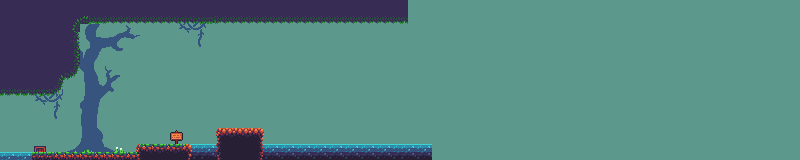

Rendered tile map (Tiled .tmx) drawn with the repository's tilesets; below, a short description and the map source with its tile grids summarised:
An orthogonal 100x20 tile map with 8x8 px tiles, 7 tile layers (Color, Background, Scene, Scene2, ...), 5 tilesets and 5 objects.

<map version="1.0" tiledversion="1.1.4" orientation="orthogonal" renderorder="right-down" width="100" height="20" tilewidth="8" tileheight="8" infinite="0" nextobjectid="23">
 <tileset firstgid="1" source="../tilesets/snow-expansion.tsx" />
 <tileset firstgid="309" source="../tilesets/packed_tiles.tsx" />
 <tileset firstgid="493" source="../tilesets/sheet_9.tsx" />
 <tileset firstgid="629" source="../tilesets/8x8.tsx" />
 <tileset firstgid="1173" source="mockup_3.tsx" />
 <layer name="Color" width="100" height="20">
  <data>[2000 cells, 2000 non-empty, 1 distinct tile ids]</data>
 </layer>
 <layer name="Background" width="100" height="20">
  <data>[2000 cells, 206 non-empty, 178 distinct tile ids]</data>
 </layer>
 <layer name="Scene" width="100" height="20">
  <data>[2000 cells, 201 non-empty, 6 distinct tile ids]</data>
 </layer>
 <layer name="Scene2" width="100" height="20">
  <data>[2000 cells, 132 non-empty, 20 distinct tile ids]</data>
 </layer>
 <layer name="Water" width="100" height="20">
  <data>[2000 cells, 69 non-empty, 5 distinct tile ids]</data>
 </layer>
 <layer name="Ground" width="100" height="20">
  <data>[2000 cells, 50 non-empty, 40 distinct tile ids]</data>
 </layer>
 <layer name="Camade de Tiles 6" width="100" height="20">
  <data>[2000 cells, 17 non-empty, 10 distinct tile ids]</data>
 </layer>
 <objectgroup name="Collision" visible="0">
  <object id="14" x="32" y="144" width="16" height="8" />
  <object id="15" x="32" y="152" width="104" height="8" />
  <object id="16" x="136" y="144" width="56" height="16" />
  <object id="17" x="216" y="128" width="48" height="32" />
 </objectgroup>
 <objectgroup name="Entities">
  <object id="18" x="40" y="136" width="8" height="8">
   <properties>
    <property name="player" value="" />
   </properties>
  </object>
 </objectgroup>
</map>
